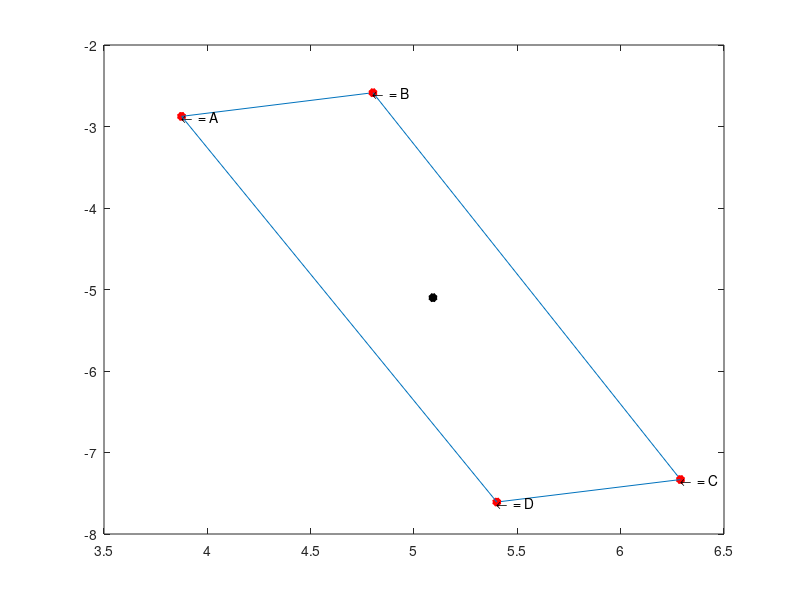

Write MATLAB code to recreate this figure.


clc;
clear;

A = [3.87553, -2.87558];

B = [4.80142, -2.58527];

C = [6.2895, -7.33193];

D = [5.40075, -7.60791];

Aa = [-7.0824, 9.95779];

Ba = [-6.76779, 6.78002];

Ca = [-4.64369, 9.7815];

Da = [-4.55078, 7.8141];

plot(A(1), A(2), "r*-", "LineWidth",3); hold on;
line([A(1),B(1)],[A(2), B(2)]);
txt = ['\leftarrow  = ' , 'A'];  %strcat ('\leftarrow i = ' , num2str(i))
text(A(1),A(2),txt)

plot(B(1), B(2), "r*-", "LineWidth",3); hold on;
line([B(1),C(1)],[B(2), C(2)]);
txt = ['\leftarrow  = ' , 'B'];  %strcat ('\leftarrow i = ' , num2str(i))
text(B(1),B(2),txt)

plot(C(1), C(2), "r*-", "LineWidth",3); hold on;
line([C(1),D(1)],[C(2), D(2)]);
txt = ['\leftarrow  = ' , 'C'];  %strcat ('\leftarrow i = ' , num2str(i))
text(C(1),C(2),txt)

plot(D(1), D(2), "r*-", "LineWidth",3); hold on;
line([D(1),A(1)],[D(2), A(2)]);
txt = ['\leftarrow  = ' , 'D'];  %strcat ('\leftarrow i = ' , num2str(i))
text(D(1),D(2),txt)

Xcenter = (A(1) + B(1) + C(1) + D(1)) / 4;
Xacenter = (Aa(1) + Ba(1) + Ca(1) + Da(1)) / 4;
Ycenter = (A(2) + B(2) + C(2) + D(2)) / 4;
Yacenter = (Aa(2) + Ba(2) + Ca(2) + Da(2)) / 4;


% plot(Aa(1), Aa(2), "b*-", "LineWidth",3); hold on;
% line([Aa(1),Ba(1)],[Aa(2), Ba(2)]);
% 
% plot(Ba(1), Ba(2), "b*-", "LineWidth",3); hold on;
% line([Ba(1),Ca(1)],[Ba(2), Ca(2)]);
% 
% plot(Ca(1), Ca(2), "b*-", "LineWidth",3); hold on;
% line([Ca(1),Da(1)],[Ca(2), Da(2)]);
% 
% plot(Da(1), Da(2), "b*-", "LineWidth",3); hold on;
% line([Da(1),Aa(1)],[Da(2), Aa(2)]);

plot(Xcenter, Ycenter, "k*-", "LineWidth",3); hold on;

% plot(Xacenter, Yacenter, "k*-", "LineWidth",3); hold on;





% line([A(1),Aa(1)],[A(2),Aa(2)]);
% line([B(1),Ba(1)],[B(2),Ba(2)]);
% line([C(1),Ca(1)],[C(2),Ca(2)]);
% line([D(1),Da(1)],[D(2),Da(2)]);
